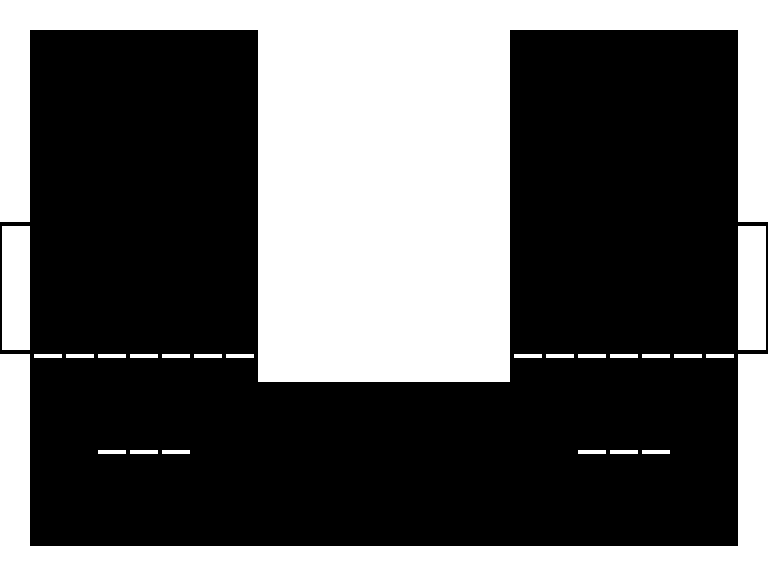

A 2D game scene composited from a Tiled map and its tileset images. What follows is a short description and the map's XML, with each tile layer's data collapsed to a summary:
An orthogonal 24x18 tile map with 32x32 px tiles, 8 tile layers (blocks, platforms, topRightCornerConnectors, topLeftCornerConnectors, ...) and 3 objects (playerSpawn, playerSpawnLeft, playerSpawnRight).

<map version="1.5" tiledversion="1.6.0" orientation="orthogonal" renderorder="right-down" width="24" height="18" tilewidth="32" tileheight="32" infinite="0" nextlayerid="10" nextobjectid="4">
 <tileset firstgid="1" name="basicTileSet" tilewidth="32" tileheight="32" tilecount="25" columns="5">
  <image source="basicTileSet.png" width="160" height="160" />
  <tile id="0">
   <properties>
    <property name="collides" type="bool" value="true" />
   </properties>
  </tile>
  <tile id="1">
   <properties>
    <property name="collides" type="bool" value="true" />
   </properties>
  </tile>
  <tile id="2">
   <properties>
    <property name="collides" type="bool" value="true" />
   </properties>
  </tile>
  <tile id="3">
   <properties>
    <property name="collides" type="bool" value="true" />
   </properties>
  </tile>
  <tile id="5">
   <properties>
    <property name="collides" type="bool" value="true" />
   </properties>
  </tile>
  <tile id="6">
   <properties>
    <property name="collides" type="bool" value="true" />
   </properties>
  </tile>
  <tile id="7">
   <properties>
    <property name="collides" type="bool" value="true" />
   </properties>
  </tile>
  <tile id="8">
   <properties>
    <property name="collides" type="bool" value="true" />
   </properties>
  </tile>
  <tile id="10">
   <properties>
    <property name="collides" type="bool" value="true" />
   </properties>
  </tile>
  <tile id="11">
   <properties>
    <property name="collides" type="bool" value="true" />
   </properties>
  </tile>
  <tile id="12">
   <properties>
    <property name="collides" type="bool" value="true" />
   </properties>
  </tile>
  <tile id="13">
   <properties>
    <property name="collides" type="bool" value="true" />
   </properties>
  </tile>
  <tile id="15">
   <properties>
    <property name="collides" type="bool" value="true" />
   </properties>
  </tile>
  <tile id="16">
   <properties>
    <property name="collides" type="bool" value="true" />
   </properties>
  </tile>
  <tile id="17">
   <properties>
    <property name="collides" type="bool" value="true" />
   </properties>
  </tile>
  <tile id="18">
   <properties>
    <property name="collides" type="bool" value="true" />
   </properties>
  </tile>
 </tileset>
 <layer id="1" name="blocks" width="24" height="18">
  <properties>
   <property name="collides" type="bool" value="true" />
  </properties>
  <data>[432 cells, 160 non-empty, 9 distinct tile ids]</data>
 </layer>
 <layer id="9" name="platforms" width="24" height="18">
  <properties>
   <property name="collides" type="bool" value="true" />
  </properties>
  <data>[432 cells, 20 non-empty, 1 distinct tile ids]</data>
 </layer>
 <layer id="2" name="topRightCornerConnectors" width="24" height="18">
  <properties>
   <property name="collides" type="bool" value="false" />
  </properties>
  <data>[432 cells, 1 non-empty, 1 distinct tile ids]</data>
 </layer>
 <layer id="3" name="topLeftCornerConnectors" width="24" height="18">
  <properties>
   <property name="collides" type="bool" value="false" />
  </properties>
  <data>[432 cells, 1 non-empty, 1 distinct tile ids]</data>
 </layer>
 <layer id="4" name="bottomRightCornerConnectors" width="24" height="18">
  <properties>
   <property name="collides" type="bool" value="false" />
  </properties>
  <data>[432 cells, 2 non-empty, 1 distinct tile ids]</data>
 </layer>
 <layer id="5" name="bottomLeftCornerConnectors" width="24" height="18">
  <properties>
   <property name="collides" type="bool" value="false" />
  </properties>
  <data>[432 cells, 2 non-empty, 1 distinct tile ids]</data>
 </layer>
 <layer id="6" name="rightDoor" width="24" height="18">
  <properties>
   <property name="collides" type="bool" value="true" />
  </properties>
  <data>[432 cells, 4 non-empty, 3 distinct tile ids]</data>
 </layer>
 <layer id="7" name="leftDoor" width="24" height="18">
  <properties>
   <property name="collides" type="bool" value="true" />
  </properties>
  <data>[432 cells, 4 non-empty, 3 distinct tile ids]</data>
 </layer>
 <objectgroup id="8" name="playerSpawns">
  <object id="1" name="playerSpawn" x="128" y="320">
   <point />
  </object>
  <object id="2" name="playerSpawnLeft" x="0" y="320">
   <point />
  </object>
  <object id="3" name="playerSpawnRight" x="736" y="320">
   <point />
  </object>
 </objectgroup>
</map>
